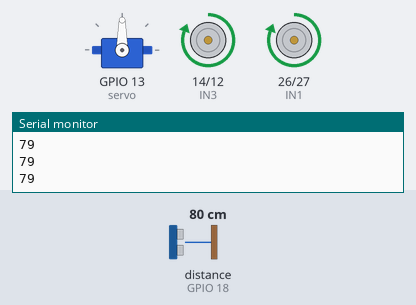
Recording of a sketch running on a simulated ESP32. Parts: servo, motor-driver pin pairs drawn as motors (green arrow = first pin HIGH = forward, orange = second pin HIGH = backward, longer = more drive), the last lines printed to the serial monitor. Wiring (inferred from the names in the program): ultrasonic range finder: trigger GPIO 5; echo GPIO 18. Inputs (shaded band) come from the test bench; at power-on: distance to the obstacle (sensor on GPIO 18) 80 cm. The echo pulse lasts 58.3 µs per cm.

Above: at 1.2 s.
1.3 s: distance to the obstacle (sensor on GPIO 18) set to 23 cm
2.8 s: distance to the obstacle (sensor on GPIO 18) set to 19 cm
At 4.9 s:
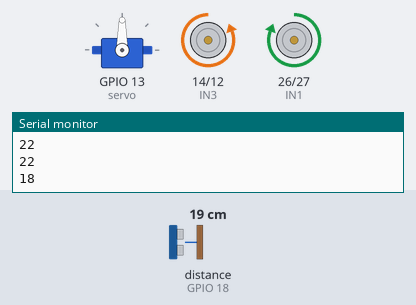
5.8 s: distance to the obstacle (sensor on GPIO 18) set to 35 cm
At 6.5 s:
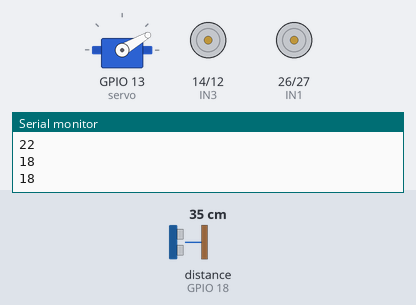
8.8 s: distance to the obstacle (sensor on GPIO 18) set to 2 cm
At 9.05 s:
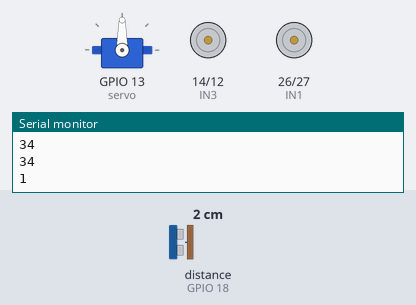
Timing chart, 0 to 12.8 s (numbered marks = the images above; inputs shaded):
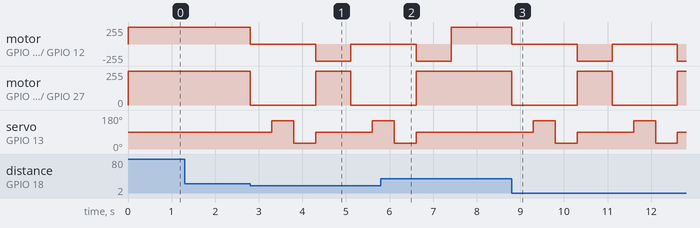

Measured:
- the behaviour switches between 22 and 21 cm on distance to the obstacle (sensor on GPIO 18) (found by bisection; images 0 and 1)
- after the input at 2.8 s, motor on GPIO 14 (IN3) / GPIO 12 (IN4): forward 255/255 → stopped at once, → backward 255/255 1.5 s later, → stopped 0.80 s later; motor on GPIO 26 (IN1) / GPIO 27 (IN2): forward 255/255 → stopped at once, → forward 255/255 1.5 s later, → stopped 0.80 s later
- after the input at 5.8 s, motor on GPIO 26 (IN1) / GPIO 27 (IN2): goes on until 6.6 s, then stays forward 255/255; servo on GPIO 13 (servo): goes on until 6.6 s, then stays 90°
- after the input at 8.8 s, motor on GPIO 14 (IN3) / GPIO 12 (IN4): alternates backward 255/255 for 0.80 s and stopped for 1.5 s, starting at once; motor on GPIO 26 (IN1) / GPIO 27 (IN2): alternates forward 255/255 for 0.80 s and stopped for 1.5 s, starting at once

The sketch:

sketch_may4a.ino
```cpp
#include <ESP32Servo.h>

#define IN1 26
#define IN2 27
#define IN3 14
#define IN4 12

#define TRIG 5
#define ECHO 18

Servo servo;

long distancia() {
  digitalWrite(TRIG, LOW);
  delayMicroseconds(2);
  digitalWrite(TRIG, HIGH);
  delayMicroseconds(10);
  digitalWrite(TRIG, LOW);

  long duracion = pulseIn(ECHO, HIGH);
  long distancia = duracion * 0.034 / 2;

  return distancia;
}

void adelante() {
  digitalWrite(IN1, HIGH);
  digitalWrite(IN2, LOW);
  digitalWrite(IN3, HIGH);
  digitalWrite(IN4, LOW);
}

void parar() {
  digitalWrite(IN1, LOW);
  digitalWrite(IN2, LOW);
  digitalWrite(IN3, LOW);
  digitalWrite(IN4, LOW);
}

void izquierda() {
  digitalWrite(IN1, LOW);
  digitalWrite(IN2, HIGH);
  digitalWrite(IN3, HIGH);
  digitalWrite(IN4, LOW);
}

void derecha() {
  digitalWrite(IN1, HIGH);
  digitalWrite(IN2, LOW);
  digitalWrite(IN3, LOW);
  digitalWrite(IN4, HIGH);
}

void setup() {
  pinMode(IN1, OUTPUT);
  pinMode(IN2, OUTPUT);
  pinMode(IN3, OUTPUT);
  pinMode(IN4, OUTPUT);

  pinMode(TRIG, OUTPUT);
  pinMode(ECHO, INPUT);

  servo.attach(13);
  servo.write(90); // centro

  Serial.begin(115200);
}

void loop() {
  int d = distancia();
  Serial.println(d);

  if (d > 20) {
    adelante();
  } else {
    parar();
    delay(500);

    // mirar izquierda
    servo.write(150);
    delay(500);
    int izq = distancia();

    // mirar derecha
    servo.write(30);
    delay(500);
    int der = distancia();

    // volver al centro
    servo.write(90);

    if (izq > der) {
      izquierda();
    } else {
      derecha();
    }

    delay(800);
  }
}
```
